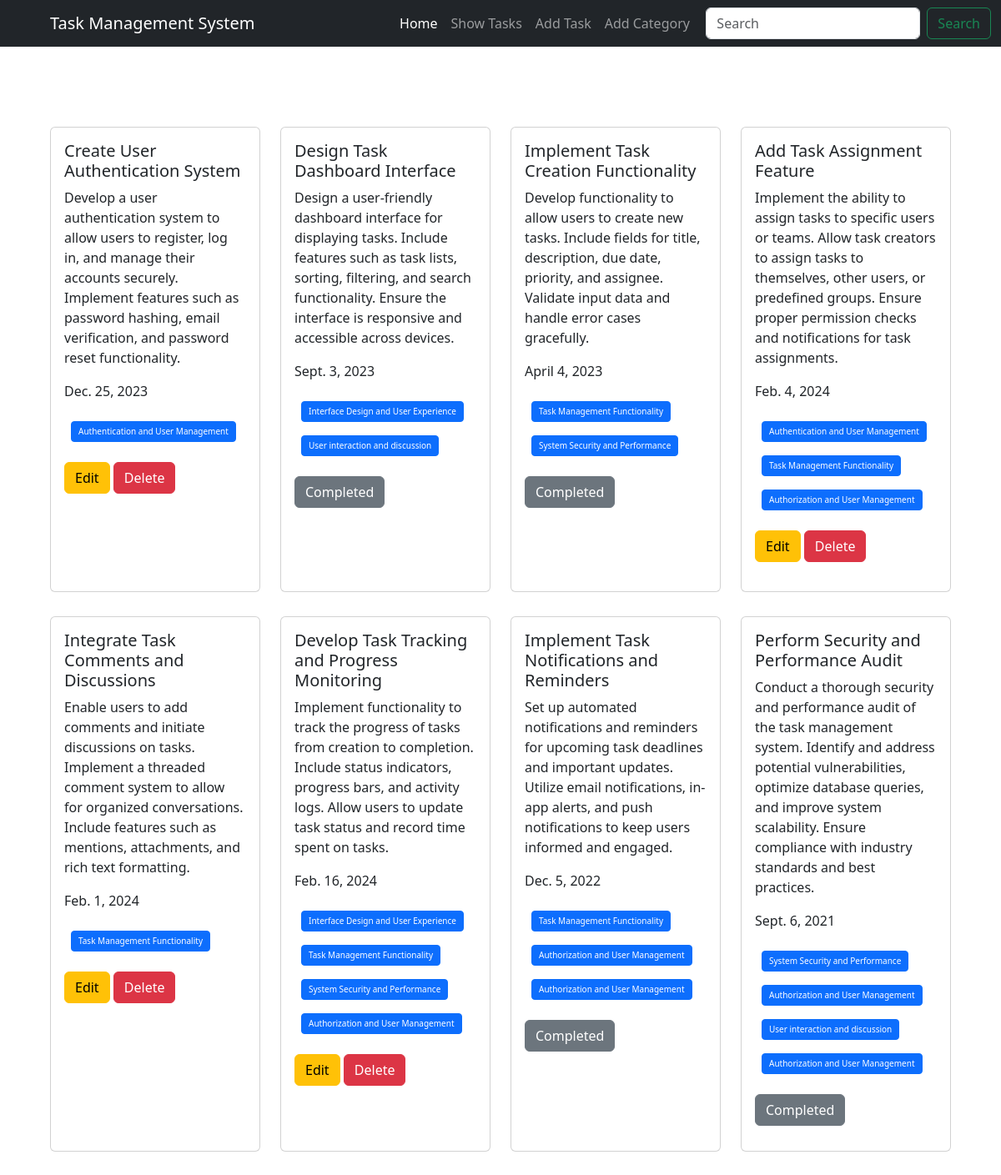
Page /task/ on the committed database.
### task/models.py (models this page shows, shortened)
class Task(models.Model):
    title = models.CharField(max_length = 100)
    category = models.ManyToManyField(Category)
    description = models.TextField()
    is_completed = models.BooleanField(default = False)
    assign_date = models.DateField()

### category/models.py (models this page shows, shortened)
class Category(models.Model):
    name = models.CharField(max_length = 100)

### task/views.py (the view)
# urls.py: path('task/', include('task.urls')),
def task(req):
    task = Task.objects.all()
    return render (req,'task/show.html',{'data':task})

### task/templates/task/show.html (shortened to what this page needs)
{% extends 'base.html'%}
{% load static %}
{% block content %}
<div class="row d-flex flex-wrap mt-5 mb-5 justify-content-center mx-5">
    {% for i in data %}
    <div class="col-sm-3">
      <div class="card mt-5" style="height:95%">
        <div class="card-body">
          <h5 class="card-title">{{i.title}}</h5>
          <p class="card-text">{{i.description}}</p>
          <p class="card-text">{{i.assign_date}}</p>
          <p class="card-text">
            {% for j in i.category.all %}
               <button class="btn btn-primary btn-sm mx-2 my-2" style="font-size:10px">{{j.name}}</button>
            {% endfor %}
          </p>
          {% if i.is_completed %}
          <button class="btn btn-secondary">Completed</button>
          {% else %}
          <a href="{% url 'edit_task' i.id %}" class="btn btn-warning">Edit</a>
          <a href="{% url 'delete' i.id %}" class="btn btn-danger">Delete</a>
          {% endif %}
        </div>
      </div>
    </div>
    {% endfor %}
  </div>
{% endblock %}

### templates/base.html (shortened to what this page needs)
{% load static %}
<!DOCTYPE html>
<html lang="en">
<head>
    <link href="https://cdn.jsdelivr.net/npm/bootstrap@5.3.3/dist/css/bootstrap.min.css" rel="stylesheet">
</head>
<body>
    <nav class="navbar navbar-expand-lg navbar-dark bg-dark">
        <div class="conatiner container-fluid">
          <a class="navbar-brand mx-5" href="#">Task Management System</a>
          <div style="margin-left:10%" class="collapse navbar-collapse" id="navbarSupportedContent">
            <ul class="navbar-nav me-auto mb-2 mb-lg-0">
              <li class="nav-item">
                <a class="nav-link active" aria-current="page" href="#">Home</a>
              </li>
              <li class="nav-item">
                <a class="nav-link" href="{% url 'task' %}">Show Tasks</a>
              </li>
              <li class="nav-item">
                <a class="nav-link" href="{% url 'add_task' %}">Add Task</a>
              </li>
              <li class="nav-item">
                <a class="nav-link" href="{% url 'add_category' %}">Add Category</a>
              </li>
            </ul>
            <form class="d-flex" role="search">
              <input class="form-control me-2" type="search" placeholder="Search" aria-label="Search">
              <button class="btn btn-outline-success" type="submit">Search</button>
            </form>
          </div>
        </div>
      </nav>
    {% block content %}
    {% endblock %}
</body>
</html>

### rows in the picture
Task: title "Create User Authentication System", description "Develop a user authentication system to allow users to register, log in, and manage their accounts securely. Implement features such as password hashing, email verification, and password reset functionality.", assign_date "Dec. 25, 2023", is_completed "Edit"
Category: name "Authentication and User Management"
Task: title "Design Task Dashboard Interface", description "Design a user-friendly dashboard interface for displaying tasks. Include features such as task lists, sorting, filtering, and search functionality. Ensure the interface is responsive and accessible across devices.", assign_date "Sept. 3, 2023", is_completed "Completed"
Category: name "Interface Design and User Experience"
Category: name "User interaction and discussion"
Task: title "Implement Task Creation Functionality", description "Develop functionality to allow users to create new tasks. Include fields for title, description, due date, priority, and assignee. Validate input data and handle error cases gracefully.", assign_date "April 4, 2023", is_completed "Completed"
Category: name "Task Management Functionality"
Category: name "System Security and Performance"
Task: title "Add Task Assignment Feature", description "Implement the ability to assign tasks to specific users or teams. Allow task creators to assign tasks to themselves, other users, or predefined groups. Ensure proper permission checks and notifications for task assignments.", assign_date "Feb. 4, 2024", is_completed "Edit"
Category: name "Authorization and User Management"
Task: title "Integrate Task Comments and Discussions", description "Enable users to add comments and initiate discussions on tasks. Implement a threaded comment system to allow for organized conversations. Include features such as mentions, attachments, and rich text formatting.", assign_date "Feb. 1, 2024", is_completed "Edit"
Task: title "Develop Task Tracking and Progress Monitoring", description "Implement functionality to track the progress of tasks from creation to completion. Include status indicators, progress bars, and activity logs. Allow users to update task status and record time spent on tasks.", assign_date "Feb. 16, 2024", is_completed "Edit"
Category: name "Authorization and User Management"
Task: title "Implement Task Notifications and Reminders", description "Set up automated notifications and reminders for upcoming task deadlines and important updates. Utilize email notifications, in-app alerts, and push notifications to keep users informed and engaged.", assign_date "Dec. 5, 2022", is_completed "Completed"
Task: title "Perform Security and Performance Audit", description "Conduct a thorough security and performance audit of the task management system. Identify and address potential vulnerabilities, optimize database queries, and improve system scalability. Ensure compliance with industry standards and best practices.", assign_date "Sept. 6, 2021", is_completed "Completed"
